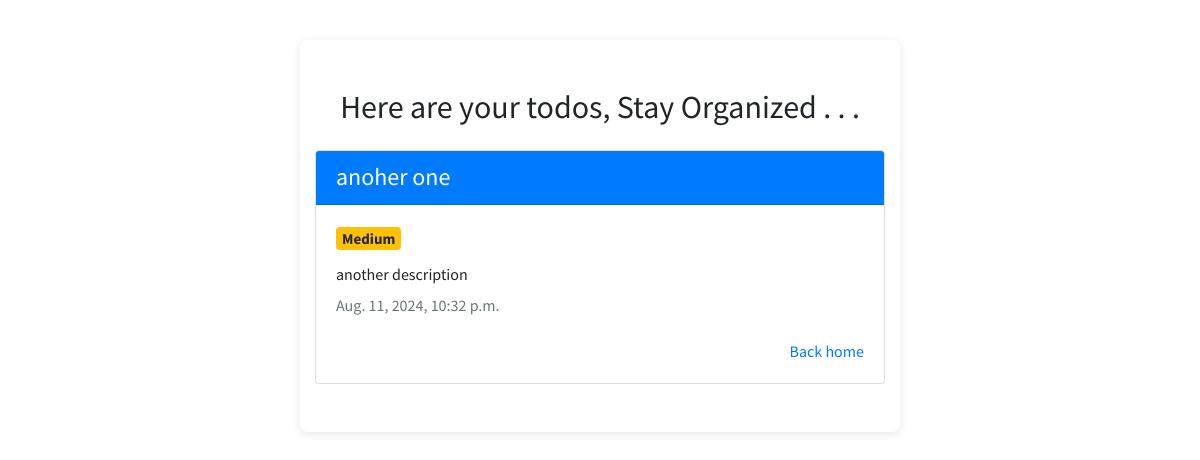
/detail_todo/4/, run on an earlier commit of the app's database.
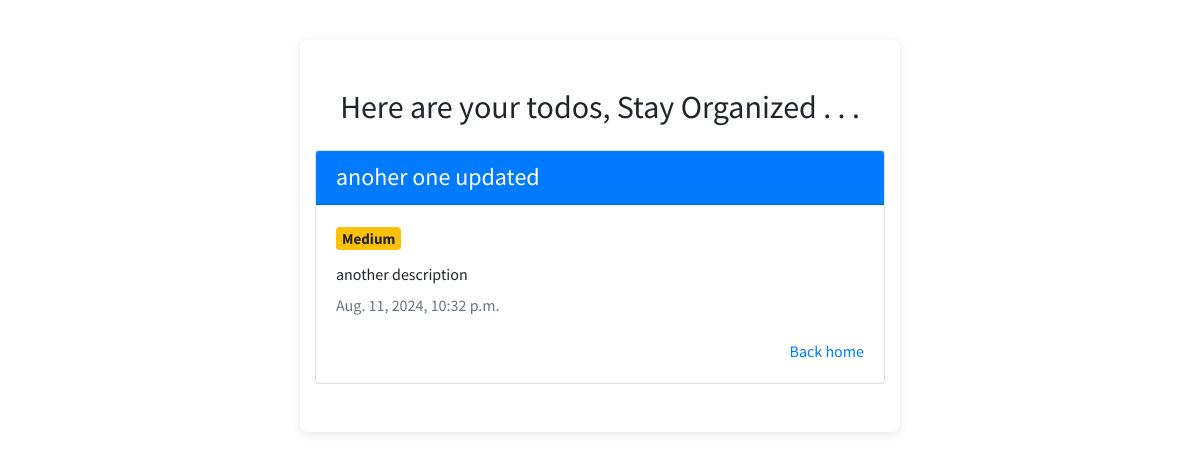
And on a later commit of the database.
### todoApp/models.py (models this page shows, shortened)
class TodoModel(models.Model):
    title = models.CharField(max_length=100)
    date_created = models.DateTimeField(auto_now_add=True)
    description = models.TextField(max_length=1000)
    completed = models.BooleanField(default=False)
    priority = models.CharField(max_length=1, choices=priorities)

### todoApp/views.py (the view)
# urls.py: path('detail_todo/<int:id>/', views.detail_todo, name='detail'),
def detail_todo(request, id):
    todo = TodoModel.objects.get(id=id)
    context = {
        'todo': todo
    }
    return render(request, 'todoApp/detail.html', context)

### templates/todoApp/detail.html
{% extends 'todoApp/base.html' %}
{% block content %}
<div class="container">
    <div class="row justify-content-center">
        <div class="col my-5">
            <h2 class="text-center mb-4">Here are your todos, Stay Organized . . .</h2>
            <div class="card shadow-sm card-details">
                <div class="card-header bg-primary text-white">
                    <h4 class="mb-0">{{ todo.title }}</h4>
                </div>
                <div class="card-body">
                    <h5 class="card-title">
                        {% if todo.priority == 'H' %}
                        <span class="badge badge-danger">High</span>
                        {% elif todo.priority == 'M' %}
                        <span class="badge badge-warning">Medium</span>
                        {% elif todo.priority == 'L' %}
                        <span class="badge badge-success">Low</span>
                        {% else %}
                        <span class="badge badge-secondary">None</span>
                        {% endif %}
                    </h5>
                    <p class="card-text">{{ todo.description }}</p>
                    <h6 class="card-subtitle mb-2 text-muted">{{ todo.date_created }}</h6>
                    <div class="mt-3 float-right">
                        <a href="{% url 'index' %}" class="text-primary">Back home</a>
                    </div>
                </div>
            </div>
        </div>
    </div>
</div>
{% endblock %}

What changed in the data, as far as the page shows it:
changed TodoModel "another description": title "anoher one" → "anoher one updated"
